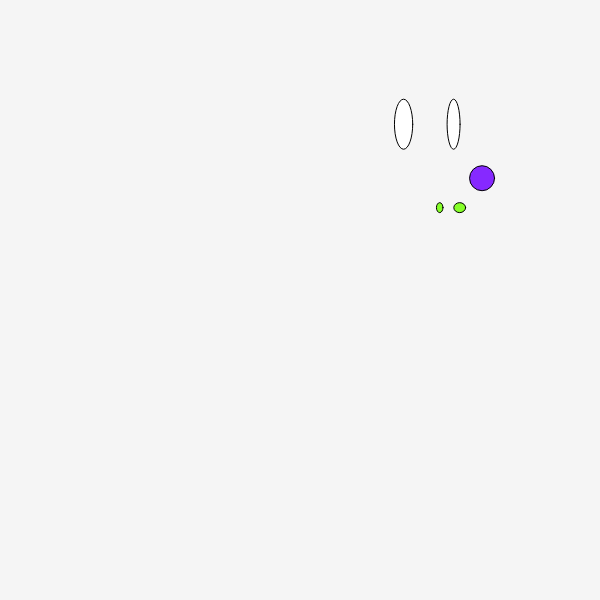
Frame 1 (no input)
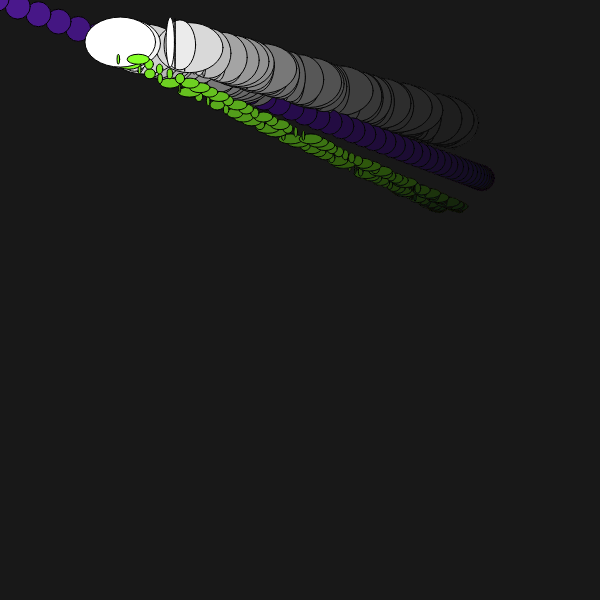
Frame 60 (no input)
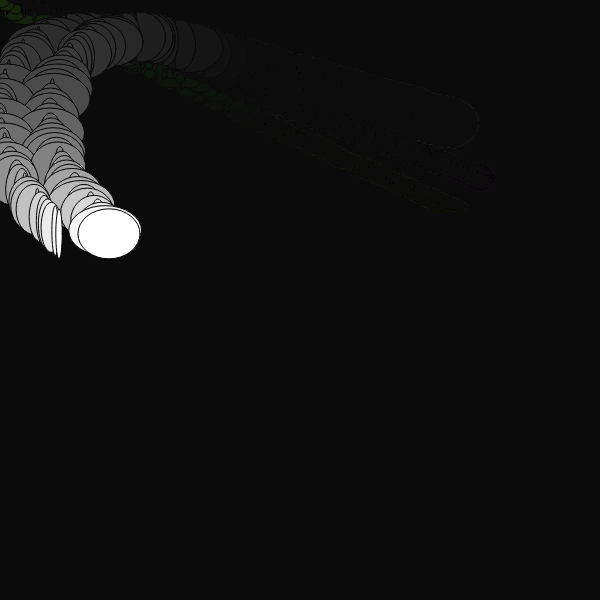
Frame 120 (the mouse pressed at the canvas centre since frame 60)

The p5.js sketch that drew these frames (run headless with seeded random() and noise() and a simulated clock; from frame 60 on, the mouse is pressed at the canvas centre):

// p5.js sketch
// ── sketch.js
var buz;  //  moving object
var A =0 ; // inc counter

function setup() {
  createCanvas(600,600)
  buz = new Buzzer();  // creates a new buzzer
}

function draw() {
  background(0,10)
  buz.fly();  // function to move
  buz.show();  // looks of the buzzer
  A ++;
}

function Buzzer(){
  this.pos = createVector(random(width),random(height))    // 3 vel, pos  and acc (will update the consolidate verson later) 
  this.vel = createVector(0,0);
  this.pos1 = createVector(random(width),random(height))
  this.vel1 = createVector(0,0);
  this.pos2 = createVector(random(width),random(height))
  this.vel2 = createVector(0,0);
  
  this.fly = function(){
    var mouse =  createVector(mouseX,mouseY)
    this.acc = p5.Vector.sub(mouse, this.pos)
    this.acc.setMag(0.3);                           // diff magnitude for different vectors
    this.acc1 = p5.Vector.sub(mouse, this.pos1)
    this.acc1.setMag(0.2);
    this.acc2 = p5.Vector.sub(mouse, this.pos2)
    this.acc2.setMag(0.5);
    
    
    this.pos.add(this.vel);   // 3 simple engines 
    this.vel.add(this.acc);
    this.pos1.add(this.vel1);
    this.vel1.add(this.acc1);
    this.pos2.add(this.vel2);
    this.vel2.add(this.acc2);
    this.vel.setMag(5);
  }
  
  
  this.show = function(){
    stroke(0)
    fill(255)
    ellipse(this.pos.x-25,this.pos.y,random(75),50)
    ellipse(this.pos.x+25,this.pos.y,random(75),50)
    
    fill(134,256,41);
    ellipse(this.pos1.x-10,this.pos1.y,random(25),10)
    ellipse(this.pos1.x+10,this.pos1.y,random(25),10)
    fill(134,41,256);
    ellipse(this.pos2.x,this.pos2.y,25,25)
  }
}
